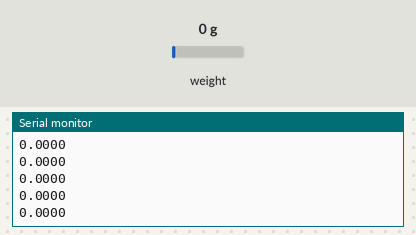
Simulated run of this sketch. Board: Arduino Uno, built with avr-gcc and run on an emulated ATmega328P. Parts: the last lines printed to the serial monitor. The inputs (shaded band) are chosen by the test bench; at power-on: weight on the scale 0 g.

Above: at 2.2 s.
2.3 s: weight on the scale set to 100 g
At 2.42 s:
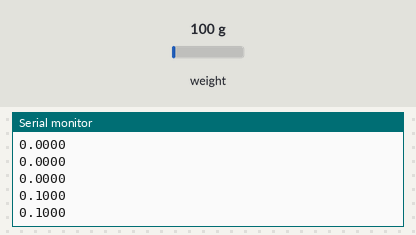
3.8 s: weight on the scale set to 1250 g
At 3.83 s:
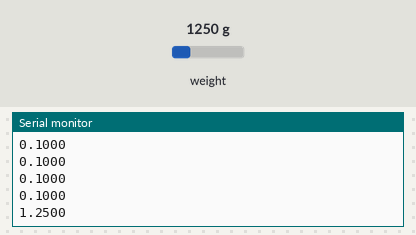
Timing chart, 0 to 6.8 s (numbered marks = the images above; inputs shaded):
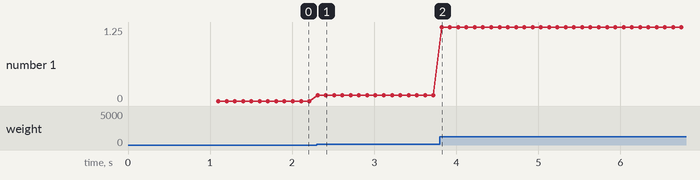

Measured:
- after the input at 2.3 s, the serial monitor: prints a new line at once (image 1)
- after the input at 3.8 s, the serial monitor: prints a new line at once (image 2)
- plotted number 1: 0 → 0.1 after the input at 2.3 s, 0.1 → 1.25 after the input at 3.8 s

The sketch:

getway.ino
```cpp
#include "HX711.h"

HX711 scale;
void setup(){
  Serial.begin(115200);
  scale.begin(A5, A4);
  scale.set_scale(-21235);
  scale.tare();
}

void loop(){
  Serial.println(scale.get_units(), 4);
}
```
